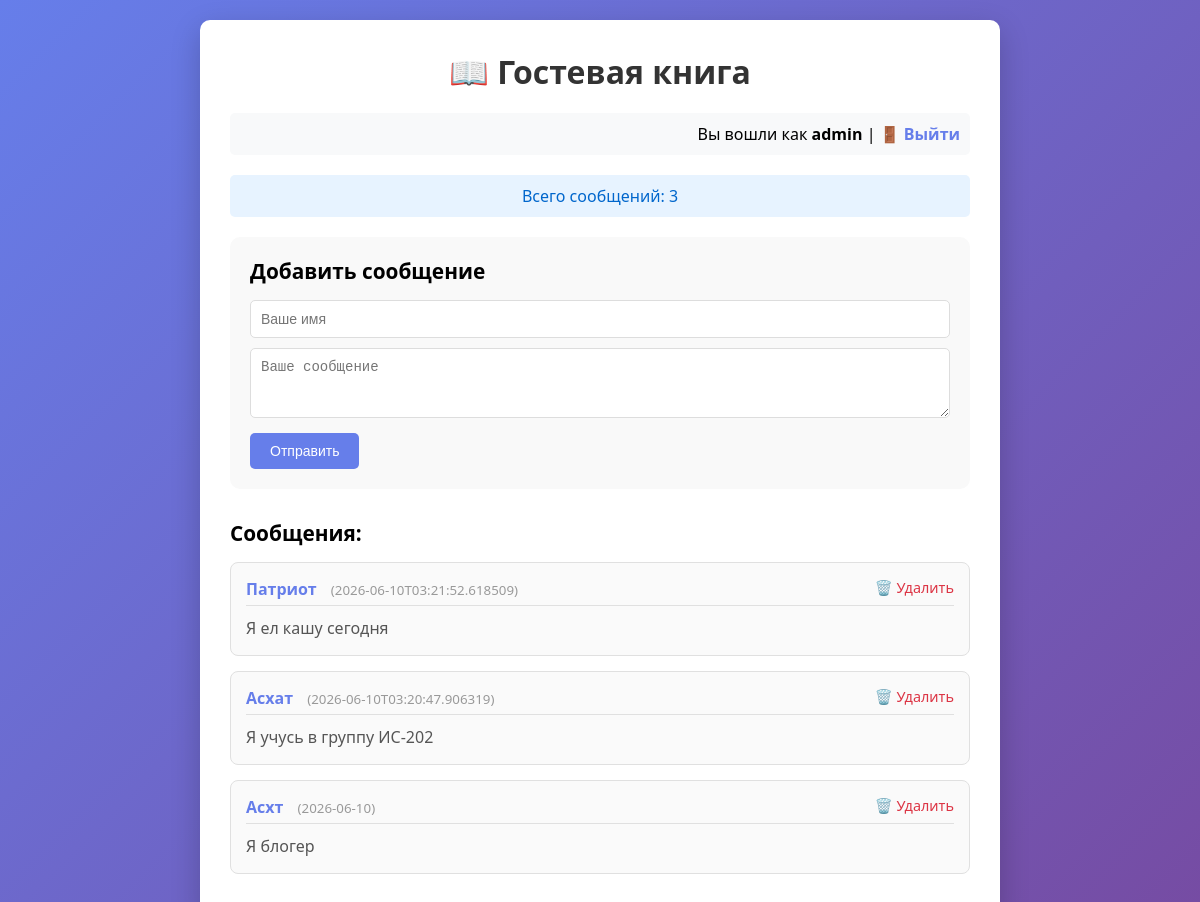
The page / (signed in) on the database its author committed.
### tables this page shows
CREATE TABLE messages (
            id INTEGER PRIMARY KEY AUTOINCREMENT,
            name TEXT NOT NULL,
            message TEXT NOT NULL,
            created_at TEXT NOT NULL
        );

### app.py (the view)
@app.route('/')
def index():
    messages = get_all_messages()
    total_count = get_message_count()
    return render_template(
        'index.html',
        messages=messages,
        total_count=total_count,
        logged_in=session.get('logged_in', False),
        username=session.get('username')
    )

### database.py (called while the page is built)
def get_db_connection():
    conn = sqlite3.connect(DATABASE)
    conn.row_factory = sqlite3.Row
    return conn

def get_all_messages():
    conn = get_db_connection()
    messages = conn.execute(
        'SELECT * FROM messages ORDER BY created_at DESC'
    ).fetchall()
    conn.close()
    return messages

def get_message_count():
    conn = get_db_connection()
    count = conn.execute('SELECT COUNT(*) FROM messages').fetchone()[0]
    conn.close()
    return count

### templates/index.html (shortened to what this page needs)
<!DOCTYPE html>
<html>
<head>
    <link rel="stylesheet" href="{{ url_for('static', filename='style.css') }}">
</head>
<body>
    <div class="container">
        <h1>📖 Гостевая книга</h1>
        <div class="auth-links">
            {% if logged_in %}
                Вы вошли как <strong>{{ username }}</strong> |
                <a href="/logout">🚪 Выйти</a>
            {% else %}
                <a href="/login">🔐 Войти</a> (admin / 123)
            {% endif %}
        </div>
        <div class="stats">
            Всего сообщений: {{ total_count }}
        </div>
        <div class="add-message">
            <h2>Добавить сообщение</h2>
            <form method="POST" action="/add">
                <input type="text" name="name" placeholder="Ваше имя" required>
                <textarea name="message" placeholder="Ваше сообщение" rows="3" required></textarea>
                <button type="submit">Отправить</button>
            </form>
        </div>
        <div class="messages">
            <h2>Сообщения:</h2>
            {% for msg in messages %}
                <div class="message">
                    <div class="message-header">
                        <strong>{{ msg.name }}</strong>
                        <small>({{ msg.created_at }})</small>
                        {% if logged_in %}
                            <a href="/delete/{{ msg.id }}" class="delete-btn"
                               onclick="return confirm('Удалить сообщение?')">🗑️ Удалить</a>
                        {% endif %}
                    </div>
                    <p>{{ msg.message }}</p>
                </div>
            {% else %}
                <p>Пока нет сообщений. Будьте первым!</p>
            {% endfor %}
        </div>
    </div>
</body>
</html>

### static/style.css (style rules this page uses)
* { margin: 0; padding: 0; box-sizing: border-box; }
body { font-family: 'Segoe UI', Tahoma, Geneva, Verdana, sans-serif; background: linear-gradient(135deg, #667eea 0%, #764ba2 100%); min-height: 100vh; padding: 20px; }
.container { max-width: 800px; margin: 0 auto; background: white; border-radius: 10px; padding: 30px; box-shadow: 0 10px 30px rgba(0,0,0,0.2); }
h1 { color: #333; margin-bottom: 20px; text-align: center; }
.auth-links { text-align: right; margin-bottom: 20px; padding: 10px; background: #f8f9fa; border-radius: 5px; }
.auth-links a { color: #667eea; text-decoration: none; font-weight: bold; }
.stats { background: #e7f3ff; padding: 10px; border-radius: 5px; margin-bottom: 20px; text-align: center; color: #0066cc; }
.add-message { background: #f9f9f9; padding: 20px; border-radius: 10px; margin-bottom: 30px; }
.add-message h2 { margin-bottom: 15px; font-size: 1.3em; }
input[type="text"], textarea { width: 100%; padding: 10px; margin-bottom: 10px; border: 1px solid #ddd; border-radius: 5px; font-size: 14px; }
button { background: #667eea; color: white; border: none; padding: 10px 20px; border-radius: 5px; cursor: pointer; font-size: 14px; }
.messages h2 { margin-bottom: 15px; font-size: 1.3em; }
.message { border: 1px solid #e0e0e0; padding: 15px; margin-bottom: 15px; border-radius: 8px; background: #fafafa; }
.message-header { margin-bottom: 10px; padding-bottom: 5px; border-bottom: 1px solid #e0e0e0; }
.message-header strong { color: #667eea; }
.message-header small { color: #999; margin-left: 10px; }
.delete-btn { float: right; color: #dc3545; text-decoration: none; font-size: 0.9em; }
.message p { color: #555; line-height: 1.5; }

### rows shown on the page
messages: name "Патриот", created_at "2026-06-10T03:21:52.618509", message "Я ел кашу сегодня"
messages: name "Асхат", created_at "2026-06-10T03:20:47.906319", message "Я учусь в группу ИС-202"
messages: name "Асхт", created_at "2026-06-10", message "Я блогер"

### other values the page prints
{{ username }} "admin"
{{ total_count }} "3"
